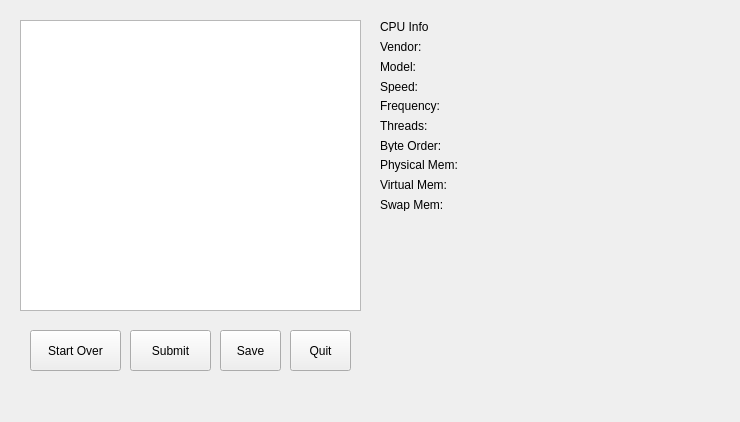
<?xml version="1.0" encoding="UTF-8"?>
<ui version="4.0">
 <class>ResultWindow</class>
 <widget class="QMainWindow" name="ResultWindow">
  <property name="geometry">
   <rect>
    <x>0</x>
    <y>0</y>
    <width>740</width>
    <height>422</height>
   </rect>
  </property>
  <property name="minimumSize">
   <size>
    <width>740</width>
    <height>422</height>
   </size>
  </property>
  <property name="maximumSize">
   <size>
    <width>740</width>
    <height>422</height>
   </size>
  </property>
  <property name="windowTitle">
   <string>Results</string>
  </property>
  <widget class="QWidget" name="centralwidget">
   <widget class="QPushButton" name="submit_button">
    <property name="enabled">
     <bool>true</bool>
    </property>
    <property name="geometry">
     <rect>
      <x>130</x>
      <y>330</y>
      <width>81</width>
      <height>41</height>
     </rect>
    </property>
    <property name="text">
     <string>Submit</string>
    </property>
   </widget>
   <widget class="QPushButton" name="save_result_button">
    <property name="enabled">
     <bool>true</bool>
    </property>
    <property name="geometry">
     <rect>
      <x>220</x>
      <y>330</y>
      <width>61</width>
      <height>41</height>
     </rect>
    </property>
    <property name="text">
     <string>Save</string>
    </property>
   </widget>
   <widget class="QTableWidget" name="result_table">
    <property name="geometry">
     <rect>
      <x>20</x>
      <y>20</y>
      <width>341</width>
      <height>291</height>
     </rect>
    </property>
    <attribute name="horizontalHeaderCascadingSectionResizes">
     <bool>true</bool>
    </attribute>
    <attribute name="horizontalHeaderShowSortIndicator" stdset="0">
     <bool>true</bool>
    </attribute>
    <attribute name="horizontalHeaderStretchLastSection">
     <bool>true</bool>
    </attribute>
    <attribute name="verticalHeaderCascadingSectionResizes">
     <bool>true</bool>
    </attribute>
    <attribute name="verticalHeaderStretchLastSection">
     <bool>false</bool>
    </attribute>
   </widget>
   <widget class="QPushButton" name="reset_button">
    <property name="geometry">
     <rect>
      <x>30</x>
      <y>330</y>
      <width>91</width>
      <height>41</height>
     </rect>
    </property>
    <property name="text">
     <string>Start Over</string>
    </property>
   </widget>
   <widget class="QPushButton" name="quit_button">
    <property name="geometry">
     <rect>
      <x>290</x>
      <y>330</y>
      <width>61</width>
      <height>41</height>
     </rect>
    </property>
    <property name="text">
     <string>Quit</string>
    </property>
   </widget>
   <widget class="QWidget" name="gridLayoutWidget">
    <property name="geometry">
     <rect>
      <x>380</x>
      <y>20</y>
      <width>101</width>
      <height>191</height>
     </rect>
    </property>
    <layout class="QGridLayout" name="labels">
     <item row="1" column="0">
      <widget class="QLabel" name="vendor">
       <property name="text">
        <string>Vendor: </string>
       </property>
      </widget>
     </item>
     <item row="5" column="0">
      <widget class="QLabel" name="thread">
       <property name="text">
        <string>Threads:</string>
       </property>
      </widget>
     </item>
     <item row="8" column="0">
      <widget class="QLabel" name="virt_mem">
       <property name="text">
        <string>Virtual Mem:</string>
       </property>
      </widget>
     </item>
     <item row="6" column="0">
      <widget class="QLabel" name="byte_order">
       <property name="text">
        <string>Byte Order:</string>
       </property>
      </widget>
     </item>
     <item row="2" column="0">
      <widget class="QLabel" name="model">
       <property name="text">
        <string>Model: </string>
       </property>
      </widget>
     </item>
     <item row="3" column="0">
      <widget class="QLabel" name="speed">
       <property name="text">
        <string>Speed: </string>
       </property>
      </widget>
     </item>
     <item row="0" column="0">
      <widget class="QLabel" name="cpu_info">
       <property name="text">
        <string>CPU Info</string>
       </property>
      </widget>
     </item>
     <item row="4" column="0">
      <widget class="QLabel" name="freq">
       <property name="text">
        <string>Frequency:</string>
       </property>
      </widget>
     </item>
     <item row="7" column="0">
      <widget class="QLabel" name="phy_mem">
       <property name="text">
        <string>Physical Mem:</string>
       </property>
      </widget>
     </item>
     <item row="9" column="0">
      <widget class="QLabel" name="swap_mem">
       <property name="text">
        <string>Swap Mem:</string>
       </property>
      </widget>
     </item>
    </layout>
   </widget>
   <widget class="QWidget" name="gridLayoutWidget_2">
    <property name="geometry">
     <rect>
      <x>480</x>
      <y>20</y>
      <width>251</width>
      <height>191</height>
     </rect>
    </property>
    <layout class="QGridLayout" name="values">
     <item row="1" column="0">
      <widget class="QLabel" name="vendor_val">
       <property name="text">
        <string/>
       </property>
      </widget>
     </item>
     <item row="4" column="0">
      <widget class="QLabel" name="freq_val">
       <property name="text">
        <string/>
       </property>
      </widget>
     </item>
     <item row="3" column="0">
      <widget class="QLabel" name="speed_val">
       <property name="text">
        <string/>
       </property>
      </widget>
     </item>
     <item row="2" column="0">
      <widget class="QLabel" name="model_val">
       <property name="text">
        <string/>
       </property>
      </widget>
     </item>
     <item row="7" column="0">
      <widget class="QLabel" name="phy_mem_val">
       <property name="text">
        <string/>
       </property>
      </widget>
     </item>
     <item row="6" column="0">
      <widget class="QLabel" name="byte_order_val">
       <property name="text">
        <string/>
       </property>
      </widget>
     </item>
     <item row="5" column="0">
      <widget class="QLabel" name="thread_val">
       <property name="text">
        <string/>
       </property>
      </widget>
     </item>
     <item row="8" column="0">
      <widget class="QLabel" name="virt_mem_val">
       <property name="text">
        <string/>
       </property>
      </widget>
     </item>
     <item row="9" column="0">
      <widget class="QLabel" name="swap_mem_val">
       <property name="text">
        <string/>
       </property>
      </widget>
     </item>
     <item row="0" column="0">
      <widget class="QLabel" name="dummy">
       <property name="text">
        <string/>
       </property>
      </widget>
     </item>
    </layout>
   </widget>
  </widget>
  <widget class="QMenuBar" name="menubar">
   <property name="geometry">
    <rect>
     <x>0</x>
     <y>0</y>
     <width>740</width>
     <height>22</height>
    </rect>
   </property>
  </widget>
 </widget>
 <resources/>
 <connections/>
</ui>
